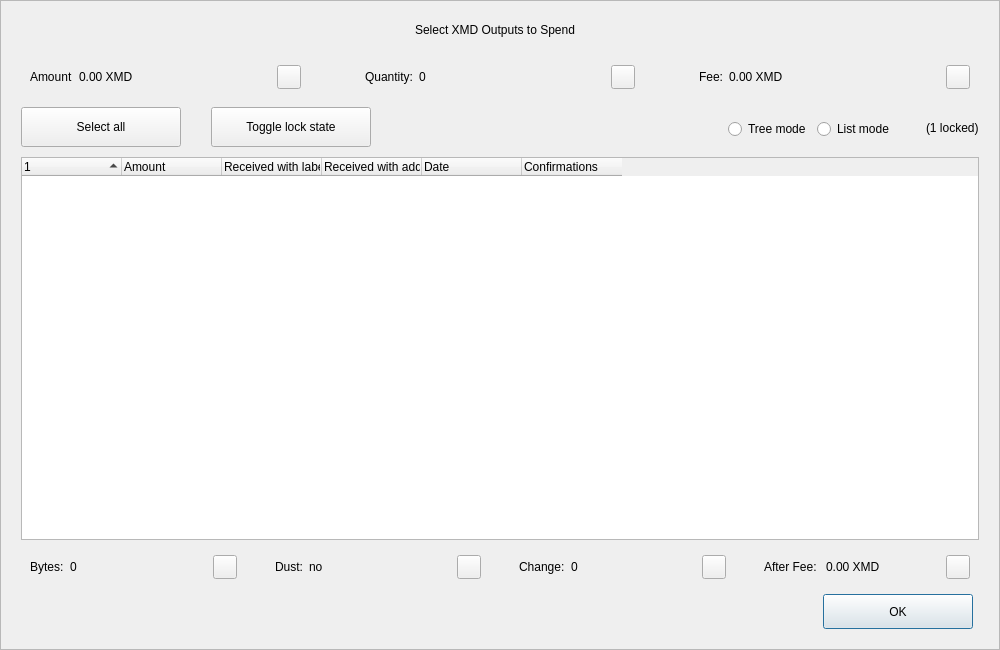
<?xml version="1.0" encoding="UTF-8"?>
<ui version="4.0">
 <class>CoinControlDialog</class>
 <widget class="QDialog" name="CoinControlDialog">
  <property name="geometry">
   <rect>
    <x>0</x>
    <y>0</y>
    <width>1000</width>
    <height>650</height>
   </rect>
  </property>
  <property name="minimumSize">
   <size>
    <width>950</width>
    <height>650</height>
   </size>
  </property>
  <property name="windowTitle">
   <string>Coin Selection</string>
  </property>
  <property name="styleSheet">
   <string notr="true"/>
  </property>
  <layout class="QVBoxLayout" name="verticalLayout">
   <property name="spacing">
    <number>0</number>
   </property>
   <property name="leftMargin">
    <number>0</number>
   </property>
   <property name="topMargin">
    <number>0</number>
   </property>
   <property name="rightMargin">
    <number>0</number>
   </property>
   <property name="bottomMargin">
    <number>0</number>
   </property>
   <item>
    <widget class="QFrame" name="frameContainer">
     <property name="toolTipDuration">
      <number>0</number>
     </property>
     <property name="frameShape">
      <enum>QFrame::StyledPanel</enum>
     </property>
     <property name="frameShadow">
      <enum>QFrame::Raised</enum>
     </property>
     <layout class="QVBoxLayout" name="verticalLayout_2">
      <property name="leftMargin">
       <number>0</number>
      </property>
      <property name="rightMargin">
       <number>0</number>
      </property>
      <property name="bottomMargin">
       <number>20</number>
      </property>
      <item>
       <layout class="QHBoxLayout" name="horizontalLayout_12">
        <property name="spacing">
         <number>0</number>
        </property>
        <property name="leftMargin">
         <number>20</number>
        </property>
        <property name="rightMargin">
         <number>30</number>
        </property>
        <item>
         <spacer name="horizontalSpacer_4">
          <property name="orientation">
           <enum>Qt::Horizontal</enum>
          </property>
          <property name="sizeHint" stdset="0">
           <size>
            <width>40</width>
            <height>20</height>
           </size>
          </property>
         </spacer>
        </item>
        <item>
         <widget class="QLabel" name="labelTitle">
          <property name="minimumSize">
           <size>
            <width>0</width>
            <height>40</height>
           </size>
          </property>
          <property name="maximumSize">
           <size>
            <width>16777215</width>
            <height>40</height>
           </size>
          </property>
          <property name="text">
           <string>Select XMD Outputs to Spend</string>
          </property>
          <property name="alignment">
           <set>Qt::AlignCenter</set>
          </property>
          <property name="margin">
           <number>7</number>
          </property>
         </widget>
        </item>
        <item>
         <spacer name="horizontalSpacer_5">
          <property name="orientation">
           <enum>Qt::Horizontal</enum>
          </property>
          <property name="sizeHint" stdset="0">
           <size>
            <width>40</width>
            <height>20</height>
           </size>
          </property>
         </spacer>
        </item>
       </layout>
      </item>
      <item>
       <layout class="QHBoxLayout" name="horizontalLayout_8">
        <property name="leftMargin">
         <number>20</number>
        </property>
        <property name="rightMargin">
         <number>20</number>
        </property>
        <item>
         <widget class="QWidget" name="layoutAmount" native="true">
          <layout class="QHBoxLayout" name="horizontalLayout_9" stretch="0,1,0">
           <item>
            <widget class="QLabel" name="labelCoinControlAmountText">
             <property name="text">
              <string>Amount</string>
             </property>
            </widget>
           </item>
           <item>
            <widget class="QLabel" name="labelCoinControlAmount">
             <property name="text">
              <string>0.00 XMD</string>
             </property>
            </widget>
           </item>
           <item alignment="Qt::AlignHCenter|Qt::AlignVCenter">
            <widget class="QPushButton" name="pushButtonAmount">
             <property name="minimumSize">
              <size>
               <width>0</width>
               <height>24</height>
              </size>
             </property>
             <property name="maximumSize">
              <size>
               <width>24</width>
               <height>26</height>
              </size>
             </property>
             <property name="focusPolicy">
              <enum>Qt::NoFocus</enum>
             </property>
             <property name="styleSheet">
              <string notr="true">padding-bottom:2px;
padding-right:4px;</string>
             </property>
             <property name="text">
              <string/>
             </property>
            </widget>
           </item>
          </layout>
         </widget>
        </item>
        <item>
         <spacer name="horizontalSpacer_2">
          <property name="orientation">
           <enum>Qt::Horizontal</enum>
          </property>
          <property name="sizeType">
           <enum>QSizePolicy::Fixed</enum>
          </property>
          <property name="sizeHint" stdset="0">
           <size>
            <width>40</width>
            <height>20</height>
           </size>
          </property>
         </spacer>
        </item>
        <item>
         <widget class="QWidget" name="layoutQuantity" native="true">
          <layout class="QHBoxLayout" name="horizontalLayout_10" stretch="0,1,0">
           <item>
            <widget class="QLabel" name="labelCoinControlQuantityText">
             <property name="text">
              <string>Quantity:</string>
             </property>
            </widget>
           </item>
           <item>
            <widget class="QLabel" name="labelCoinControlQuantity">
             <property name="text">
              <string>0</string>
             </property>
            </widget>
           </item>
           <item alignment="Qt::AlignHCenter|Qt::AlignVCenter">
            <widget class="QPushButton" name="pushButtonQuantity">
             <property name="minimumSize">
              <size>
               <width>0</width>
               <height>24</height>
              </size>
             </property>
             <property name="maximumSize">
              <size>
               <width>24</width>
               <height>26</height>
              </size>
             </property>
             <property name="focusPolicy">
              <enum>Qt::NoFocus</enum>
             </property>
             <property name="styleSheet">
              <string notr="true">padding-bottom:2px;
               padding-right:4px;</string>
             </property>
             <property name="text">
              <string/>
             </property>
            </widget>
           </item>
          </layout>
         </widget>
        </item>
        <item>
         <spacer name="horizontalSpacer_22">
          <property name="orientation">
           <enum>Qt::Horizontal</enum>
          </property>
          <property name="sizeType">
           <enum>QSizePolicy::Fixed</enum>
          </property>
          <property name="sizeHint" stdset="0">
           <size>
            <width>40</width>
            <height>20</height>
           </size>
          </property>
         </spacer>
        </item>
        <item>
         <widget class="QWidget" name="layoutFee" native="true">
          <layout class="QHBoxLayout" name="horizontalLayout_11" stretch="0,1,0">
           <item>
            <widget class="QLabel" name="labelCoinControlFeeText">
             <property name="text">
              <string>Fee:</string>
             </property>
            </widget>
           </item>
           <item>
            <widget class="QLabel" name="labelCoinControlFee">
             <property name="text">
              <string>0.00 XMD</string>
             </property>
            </widget>
           </item>
           <item alignment="Qt::AlignHCenter|Qt::AlignVCenter">
            <widget class="QPushButton" name="pushButtonFee">
             <property name="minimumSize">
              <size>
               <width>0</width>
               <height>24</height>
              </size>
             </property>
             <property name="maximumSize">
              <size>
               <width>24</width>
               <height>26</height>
              </size>
             </property>
             <property name="focusPolicy">
              <enum>Qt::NoFocus</enum>
             </property>
             <property name="styleSheet">
              <string notr="true">padding-bottom:2px;
               padding-right:4px;</string>
             </property>
             <property name="text">
              <string/>
             </property>
            </widget>
           </item>
          </layout>
         </widget>
        </item>
       </layout>
      </item>
      <item>
       <widget class="QFrame" name="frame">
        <property name="minimumSize">
         <size>
          <width>0</width>
          <height>40</height>
         </size>
        </property>
        <property name="styleSheet">
         <string notr="true">#frame {
	border:0;
}</string>
        </property>
        <property name="frameShape">
         <enum>QFrame::StyledPanel</enum>
        </property>
        <property name="frameShadow">
         <enum>QFrame::Sunken</enum>
        </property>
        <layout class="QHBoxLayout" name="horizontalLayout">
         <property name="spacing">
          <number>0</number>
         </property>
         <property name="leftMargin">
          <number>20</number>
         </property>
         <property name="topMargin">
          <number>0</number>
         </property>
         <property name="rightMargin">
          <number>20</number>
         </property>
         <property name="bottomMargin">
          <number>0</number>
         </property>
         <item>
          <layout class="QHBoxLayout" name="horizontalLayoutPanel" stretch="0,0,0,0,0,0">
           <property name="spacing">
            <number>20</number>
           </property>
           <item>
            <widget class="QPushButton" name="pushButtonSelectAll">
             <property name="sizePolicy">
              <sizepolicy hsizetype="Maximum" vsizetype="Fixed">
               <horstretch>0</horstretch>
               <verstretch>0</verstretch>
              </sizepolicy>
             </property>
             <property name="minimumSize">
              <size>
               <width>160</width>
               <height>40</height>
              </size>
             </property>
             <property name="maximumSize">
              <size>
               <width>16777215</width>
               <height>40</height>
              </size>
             </property>
             <property name="text">
              <string>Select all</string>
             </property>
             <property name="checkable">
              <bool>true</bool>
             </property>
             <property name="checked">
              <bool>false</bool>
             </property>
             <property name="autoExclusive">
              <bool>false</bool>
             </property>
             <property name="autoDefault">
              <bool>false</bool>
             </property>
            </widget>
           </item>
           <item>
            <spacer name="horizontalSpacer_6">
             <property name="orientation">
              <enum>Qt::Horizontal</enum>
             </property>
             <property name="sizeType">
              <enum>QSizePolicy::Fixed</enum>
             </property>
             <property name="sizeHint" stdset="0">
              <size>
               <width>10</width>
               <height>20</height>
              </size>
             </property>
            </spacer>
           </item>
           <item>
            <widget class="QPushButton" name="pushButtonToggleLock">
             <property name="sizePolicy">
              <sizepolicy hsizetype="Maximum" vsizetype="Fixed">
               <horstretch>0</horstretch>
               <verstretch>0</verstretch>
              </sizepolicy>
             </property>
             <property name="minimumSize">
              <size>
               <width>160</width>
               <height>40</height>
              </size>
             </property>
             <property name="maximumSize">
              <size>
               <width>16777215</width>
               <height>40</height>
              </size>
             </property>
             <property name="text">
              <string>Toggle lock state</string>
             </property>
             <property name="checkable">
              <bool>true</bool>
             </property>
             <property name="autoExclusive">
              <bool>false</bool>
             </property>
             <property name="autoDefault">
              <bool>false</bool>
             </property>
            </widget>
           </item>
           <item>
            <spacer name="horizontalSpacer_7">
             <property name="orientation">
              <enum>Qt::Horizontal</enum>
             </property>
             <property name="sizeType">
              <enum>QSizePolicy::Expanding</enum>
             </property>
             <property name="sizeHint" stdset="0">
              <size>
               <width>30</width>
               <height>20</height>
              </size>
             </property>
            </spacer>
           </item>
           <item alignment="Qt::AlignRight">
            <widget class="QGroupBox" name="groupBox_2">
             <property name="styleSheet">
              <string notr="true">#groupBox_2 {
    background-color:transparent;
    border-radius:0;
}</string>
             </property>
             <property name="title">
              <string/>
             </property>
             <layout class="QHBoxLayout" name="horizontalLayout_14">
              <item>
               <widget class="QRadioButton" name="radioTreeMode">
                <property name="sizePolicy">
                 <sizepolicy hsizetype="Maximum" vsizetype="Fixed">
                  <horstretch>0</horstretch>
                  <verstretch>0</verstretch>
                 </sizepolicy>
                </property>
                <property name="text">
                 <string>Tree mode</string>
                </property>
               </widget>
              </item>
              <item>
               <widget class="QRadioButton" name="radioListMode">
                <property name="sizePolicy">
                 <sizepolicy hsizetype="Maximum" vsizetype="Fixed">
                  <horstretch>0</horstretch>
                  <verstretch>0</verstretch>
                 </sizepolicy>
                </property>
                <property name="text">
                 <string>List mode</string>
                </property>
                <property name="checked">
                 <bool>false</bool>
                </property>
               </widget>
              </item>
             </layout>
            </widget>
           </item>
           <item>
            <widget class="QLabel" name="labelLocked">
             <property name="text">
              <string>(1 locked)</string>
             </property>
            </widget>
           </item>
          </layout>
         </item>
        </layout>
       </widget>
      </item>
      <item>
       <layout class="QHBoxLayout" name="horizontalLayout_13">
        <property name="leftMargin">
         <number>20</number>
        </property>
        <property name="rightMargin">
         <number>20</number>
        </property>
        <item>
         <widget class="CoinControlTreeWidget" name="treeWidget">
          <property name="contextMenuPolicy">
           <enum>Qt::CustomContextMenu</enum>
          </property>
          <property name="styleSheet">
           <string notr="true"/>
          </property>
          <property name="sortingEnabled">
           <bool>false</bool>
          </property>
          <property name="columnCount">
           <number>6</number>
          </property>
          <attribute name="headerShowSortIndicator" stdset="0">
           <bool>true</bool>
          </attribute>
          <attribute name="headerStretchLastSection">
           <bool>false</bool>
          </attribute>
          <column>
           <property name="text">
            <string/>
           </property>
          </column>
          <column>
           <property name="text">
            <string>Amount</string>
           </property>
          </column>
          <column>
           <property name="text">
            <string>Received with label</string>
           </property>
          </column>
          <column>
           <property name="text">
            <string>Received with address</string>
           </property>
          </column>
          <column>
           <property name="text">
            <string>Date</string>
           </property>
          </column>
          <column>
           <property name="text">
            <string>Confirmations</string>
           </property>
           <property name="toolTip">
            <string>Confirmed</string>
           </property>
          </column>
         </widget>
        </item>
       </layout>
      </item>
      <item>
       <layout class="QHBoxLayout" name="horizontalLayout_3">
        <property name="spacing">
         <number>20</number>
        </property>
        <property name="leftMargin">
         <number>20</number>
        </property>
        <property name="rightMargin">
         <number>20</number>
        </property>
        <item>
         <widget class="QWidget" name="layoutBytes" native="true">
          <layout class="QHBoxLayout" name="horizontalLayout_4" stretch="0,1,0">
           <item>
            <widget class="QLabel" name="labelCoinControlBytesText">
             <property name="text">
              <string>Bytes:</string>
             </property>
            </widget>
           </item>
           <item>
            <widget class="QLabel" name="labelCoinControlBytes">
             <property name="text">
              <string>0</string>
             </property>
            </widget>
           </item>
           <item alignment="Qt::AlignHCenter|Qt::AlignVCenter">
            <widget class="QPushButton" name="pushButtonBytes">
             <property name="minimumSize">
              <size>
               <width>0</width>
               <height>24</height>
              </size>
             </property>
             <property name="maximumSize">
              <size>
               <width>24</width>
               <height>26</height>
              </size>
             </property>
             <property name="focusPolicy">
              <enum>Qt::NoFocus</enum>
             </property>
             <property name="styleSheet">
              <string notr="true">padding-bottom:2px;
               padding-right:4px;</string>
             </property>
             <property name="text">
              <string/>
             </property>
            </widget>
           </item>
          </layout>
         </widget>
        </item>
        <item>
         <widget class="QWidget" name="layoutDust" native="true">
          <layout class="QHBoxLayout" name="horizontalLayout_5" stretch="0,1,0">
           <item>
            <widget class="QLabel" name="labelCoinControlLowOutputText">
             <property name="text">
              <string>Dust:</string>
             </property>
            </widget>
           </item>
           <item>
            <widget class="QLabel" name="labelCoinControlLowOutput">
             <property name="text">
              <string>no</string>
             </property>
            </widget>
           </item>
           <item alignment="Qt::AlignHCenter|Qt::AlignVCenter">
            <widget class="QPushButton" name="pushButtonDust">
             <property name="minimumSize">
              <size>
               <width>0</width>
               <height>24</height>
              </size>
             </property>
             <property name="maximumSize">
              <size>
               <width>24</width>
               <height>26</height>
              </size>
             </property>
             <property name="focusPolicy">
              <enum>Qt::NoFocus</enum>
             </property>
             <property name="styleSheet">
              <string notr="true">padding-bottom:2px;
               padding-right:4px;</string>
             </property>
             <property name="text">
              <string/>
             </property>
            </widget>
           </item>
          </layout>
         </widget>
        </item>
        <item>
         <widget class="QWidget" name="layoutChange" native="true">
          <layout class="QHBoxLayout" name="horizontalLayout_6" stretch="0,1,0">
           <item>
            <widget class="QLabel" name="labelCoinControlChangeText">
             <property name="text">
              <string>Change:</string>
             </property>
            </widget>
           </item>
           <item>
            <widget class="QLabel" name="labelCoinControlChange">
             <property name="text">
              <string>0</string>
             </property>
            </widget>
           </item>
           <item alignment="Qt::AlignHCenter|Qt::AlignVCenter">
            <widget class="QPushButton" name="pushButtonChange">
             <property name="minimumSize">
              <size>
               <width>0</width>
               <height>24</height>
              </size>
             </property>
             <property name="maximumSize">
              <size>
               <width>24</width>
               <height>26</height>
              </size>
             </property>
             <property name="focusPolicy">
              <enum>Qt::NoFocus</enum>
             </property>
             <property name="styleSheet">
              <string notr="true">padding-bottom:2px;
               padding-right:4px;</string>
             </property>
             <property name="text">
              <string/>
             </property>
            </widget>
           </item>
          </layout>
         </widget>
        </item>
        <item>
         <widget class="QWidget" name="layoutAfter" native="true">
          <layout class="QHBoxLayout" name="horizontalLayout_7" stretch="0,1,0">
           <item>
            <widget class="QLabel" name="labelCoinControlAfterFeeText">
             <property name="text">
              <string>After Fee: </string>
             </property>
            </widget>
           </item>
           <item>
            <widget class="QLabel" name="labelCoinControlAfterFee">
             <property name="text">
              <string>0.00 XMD</string>
             </property>
            </widget>
           </item>
           <item alignment="Qt::AlignHCenter|Qt::AlignVCenter">
            <widget class="QPushButton" name="pushButtonAlterFee">
             <property name="minimumSize">
              <size>
               <width>0</width>
               <height>24</height>
              </size>
             </property>
             <property name="maximumSize">
              <size>
               <width>24</width>
               <height>26</height>
              </size>
             </property>
             <property name="focusPolicy">
              <enum>Qt::NoFocus</enum>
             </property>
             <property name="styleSheet">
              <string notr="true">padding-bottom:2px;
               padding-right:4px;</string>
             </property>
             <property name="text">
              <string/>
             </property>
            </widget>
           </item>
          </layout>
         </widget>
        </item>
       </layout>
      </item>
      <item>
       <layout class="QHBoxLayout" name="horizontalLayout_2">
        <property name="spacing">
         <number>0</number>
        </property>
        <property name="leftMargin">
         <number>20</number>
        </property>
        <property name="rightMargin">
         <number>26</number>
        </property>
        <item>
         <spacer name="horizontalSpacer_3">
          <property name="orientation">
           <enum>Qt::Horizontal</enum>
          </property>
          <property name="sizeHint" stdset="0">
           <size>
            <width>558</width>
            <height>20</height>
           </size>
          </property>
         </spacer>
        </item>
        <item>
         <widget class="QPushButton" name="pushButtonOk">
          <property name="minimumSize">
           <size>
            <width>150</width>
            <height>35</height>
           </size>
          </property>
          <property name="text">
           <string>OK</string>
          </property>
         </widget>
        </item>
       </layout>
      </item>
     </layout>
    </widget>
   </item>
  </layout>
 </widget>
 <customwidgets>
  <customwidget>
   <class>CoinControlTreeWidget</class>
   <extends>QTreeWidget</extends>
   <header>coincontroltreewidget.h</header>
  </customwidget>
 </customwidgets>
 <resources/>
 <connections/>
</ui>
